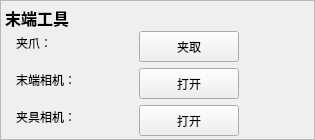
     <widget class="QFrame" name="frame_13">
      <property name="geometry">
       <rect>
        <x>1</x>
        <y>145</y>
        <width>315</width>
        <height>140</height>
       </rect>
      </property>
      <property name="frameShape">
       <enum>QFrame::Shape::StyledPanel</enum>
      </property>
      <property name="frameShadow">
       <enum>QFrame::Shadow::Raised</enum>
      </property>
      <widget class="QLabel" name="label_78">
       <property name="geometry">
        <rect>
         <x>5</x>
         <y>5</y>
         <width>71</width>
         <height>25</height>
        </rect>
       </property>
       <property name="font">
        <font>
         <pointsize>12</pointsize>
         <bold>true</bold>
        </font>
       </property>
       <property name="text">
        <string>末端工具</string>
       </property>
       <property name="alignment">
        <set>Qt::AlignmentFlag::AlignLeading|Qt::AlignmentFlag::AlignLeft|Qt::AlignmentFlag::AlignVCenter</set>
       </property>
      </widget>
      <widget class="QLabel" name="label_38">
       <property name="geometry">
        <rect>
         <x>16</x>
         <y>31</y>
         <width>45</width>
         <height>23</height>
        </rect>
       </property>
       <property name="text">
        <string>夹爪：</string>
       </property>
       <property name="alignment">
        <set>Qt::AlignmentFlag::AlignLeading|Qt::AlignmentFlag::AlignLeft|Qt::AlignmentFlag::AlignVCenter</set>
       </property>
      </widget>
      <widget class="QLabel" name="label_40">
       <property name="geometry">
        <rect>
         <x>16</x>
         <y>68</y>
         <width>75</width>
         <height>23</height>
        </rect>
       </property>
       <property name="text">
        <string>末端相机：</string>
       </property>
       <property name="alignment">
        <set>Qt::AlignmentFlag::AlignLeading|Qt::AlignmentFlag::AlignLeft|Qt::AlignmentFlag::AlignVCenter</set>
       </property>
      </widget>
      <widget class="QPushButton" name="cam1Open_pushButton">
       <property name="geometry">
        <rect>
         <x>139</x>
         <y>68</y>
         <width>100</width>
         <height>31</height>
        </rect>
       </property>
       <property name="text">
        <string>打开</string>
       </property>
      </widget>
      <widget class="QPushButton" name="tipTool_pushButton">
       <property name="geometry">
        <rect>
         <x>139</x>
         <y>31</y>
         <width>100</width>
         <height>31</height>
        </rect>
       </property>
       <property name="text">
        <string>夹取</string>
       </property>
      </widget>
      <widget class="QLabel" name="label_41">
       <property name="geometry">
        <rect>
         <x>16</x>
         <y>105</y>
         <width>75</width>
         <height>23</height>
        </rect>
       </property>
       <property name="text">
        <string>夹具相机：</string>
       </property>
       <property name="alignment">
        <set>Qt::AlignmentFlag::AlignLeading|Qt::AlignmentFlag::AlignLeft|Qt::AlignmentFlag::AlignVCenter</set>
       </property>
      </widget>
      <widget class="QPushButton" name="cam2Open_pushButton">
       <property name="geometry">
        <rect>
         <x>139</x>
         <y>105</y>
         <width>100</width>
         <height>31</height>
        </rect>
       </property>
       <property name="text">
        <string>打开</string>
       </property>
      </widget>
     </widget>
